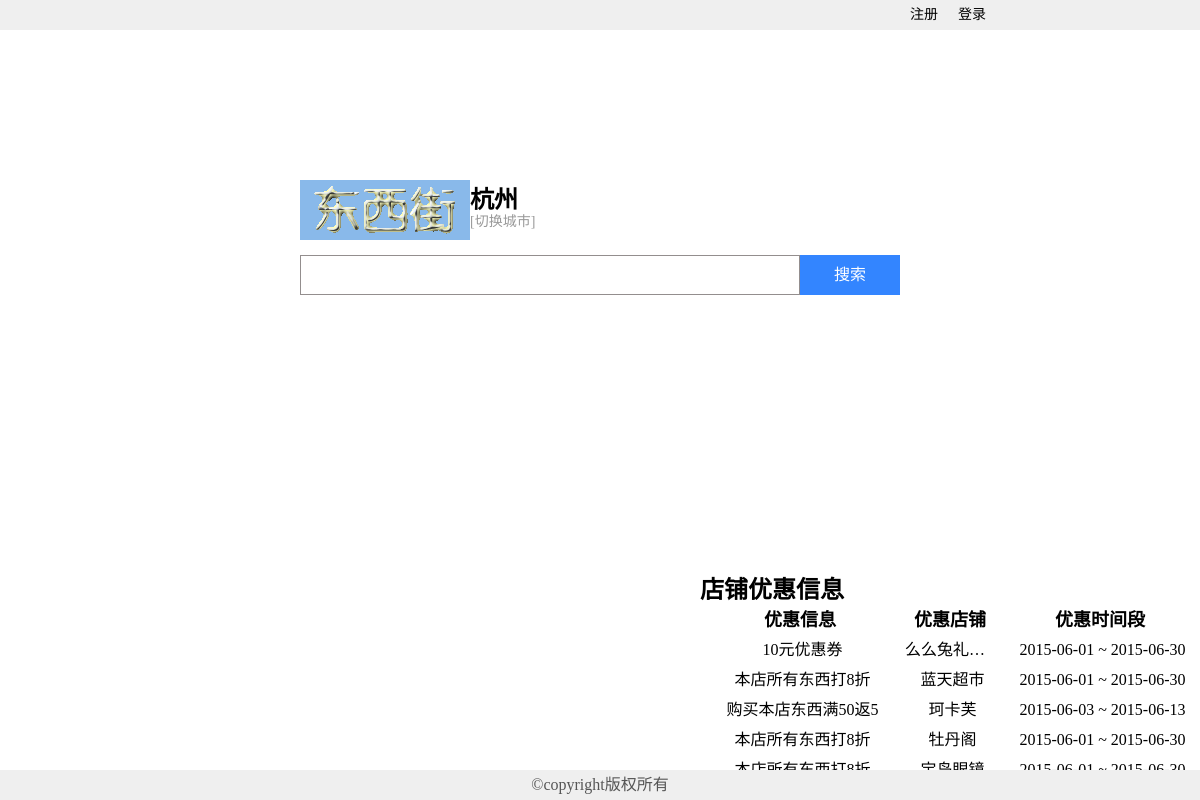
Screenshot of /search.php with the database file from the repository.
### tables this page shows
CREATE TABLE IF NOT EXISTS `preferential` (
  `id` int(11) NOT NULL AUTO_INCREMENT,
  `owner` varchar(50) NOT NULL COMMENT '店主用户',
  `intro` varchar(150) NOT NULL COMMENT '优惠信息',
  `publish_time` datetime NOT NULL COMMENT '发布时间',
  `period_start` date NOT NULL COMMENT '优惠时间段开始时间',
  `period_end` date NOT NULL COMMENT '优惠时间段结束时间',
  `discount` int(11) NOT NULL COMMENT '优惠力度',
  `p_content` text NOT NULL COMMENT '优惠内容',
  `shop_id` varchar(50) NOT NULL COMMENT '认领店铺id',
  `expired` int(1) NOT NULL COMMENT '是否过期，1表示过期，0表示没过期',
  PRIMARY KEY (`id`),
  UNIQUE KEY `id` (`id`)
);

CREATE TABLE IF NOT EXISTS `shop` (
  `shop_dm` varchar(50) NOT NULL DEFAULT '' COMMENT '店铺代码',
  `shop_mc` varchar(50) DEFAULT NULL COMMENT '店铺名称',
  `keywords` varchar(255) DEFAULT NULL COMMENT '店铺搜索关键字',
  `type` varchar(50) DEFAULT NULL COMMENT '类型（指向类型表）',
  `building` varchar(50) DEFAULT NULL COMMENT '所属建筑物（指向建筑物表）',
  `address` varchar(50) DEFAULT NULL COMMENT '地址',
  `doorplate` varchar(50) DEFAULT NULL COMMENT '门牌号（多个连续用~连接451~459，子门牌号用-连接 296-2）',
  `telno` varchar(50) DEFAULT NULL COMMENT '电话号码（多个用逗号分隔）',
  `shop_state` int(1) NOT NULL DEFAULT '0' COMMENT '店铺状态：0正常营业、',
  `enviro_support` char(8) NOT NULL DEFAULT '000' COMMENT '环境支持',
  `sever_support` char(11) NOT NULL DEFAULT '00000' COMMENT '服务支持',
  `chains` varchar(50) DEFAULT NULL COMMENT '连锁店（默认0表示非连锁，否则指向连锁店代码）',
  `intro` varchar(250) DEFAULT NULL COMMENT '简介',
  `photos` varchar(50) DEFAULT NULL COMMENT '照片路径（可多个，逗号分隔,第一个为主）',
  `ico` varchar(50) DEFAULT NULL COMMENT '店铺图标',
  `stime` datetime DEFAULT NULL COMMENT '信息采集时间',
  `author` varchar(50) DEFAULT NULL COMMENT '信息采集人',
  `admin` varchar(50) DEFAULT NULL COMMENT '信息管理员',
  `expired` tinyint(1) NOT NULL COMMENT '是否过期，默认否表示未过期',
  PRIMARY KEY (`shop_dm`),
  KEY `keywords` (`keywords`),
  KEY `shoptype` (`type`)
);

### search.php (the view, shortened to what this page needs)
<!DOCTYPE html>
<html>
<head>
	<link rel="stylesheet" type="text/css" href="css/search.css"/>
</head>
<body>
    <div class="header">
    	<ul>
			<?php
				if($_SESSION['islogin'] == true) {
					$nameuser=$_SESSION['name'];
                    $select_user=mysql_query("select * from user where nicknames='$nameuser'")or die(mysql_error());
                    $user_result=mysql_fetch_assoc($select_user);
                    $u_type=$user_result['u_type'];
                    if ($u_type=='1') {
                        echo "<li class='news'><a href='page/manage-shop.php'>管理店铺</a></li>";
                    }
					echo "<li class='news'><a href='###'>消息</a></li>";
					echo "<li class='pers'><a href='page/changemag.php'>".$_SESSION['name']."</a></li>";
					echo "<li class='drop'><a href='deal/delete-session.php' target='_top'>安全退出</a></li>";
				}
				else {
					echo "<li><a href='page/register.php?q=search'>注册</a></li>";
					echo "<li><a href='page/login.php?q=search'>登录</a></li>";
				}
			?>
    	</ul>
    </div>
    <div class="mid">
		<div class="logo">
			<img src="images/tit.gif"/>
		</div>
		<span class="place" id="place">杭州</span>
		<span class="change-place">[切换城市]</span>
		<div class="search" id="search">
			<input class="ser" type="text" id="ser" title="街道、建筑、商店之间用空格分开"/>
			<div class="ser-ico" id="ser-ico" title="街道、建筑、商店之间用空格分开">搜索</div>
		</div>
	</div>
	<div class="coupon">
		<h2>店铺优惠信息</h2>
		<ul class="th">
			<li class='w250'>优惠信息</li>
			<li class='w100'>优惠店铺</li>
			<li class='w150'>优惠时间段</li>
		</ul>
		<marquee behavior="scroll" direction="up" loop="-1" scrollamount="3" height="140px;" scrolldelay="0" onMouseOut="this.start()" onMouseOver="this.stop()">
		<table class="privilege-list" cellpadding="0" cellspacing="0" border="0">
			<?php
				$select_prefer=mysql_query("select * from preferential where expired='0'")or die(mysql_error());
				$perfer_num=mysql_num_rows($select_prefer);
				for ($i=0; $i < $perfer_num; $i++) {
					$perfer_result=mysql_fetch_assoc($select_prefer);
					$perfer_result_intro=$perfer_result['intro'];
					$perfer_result_content=$perfer_result['p_content'];
					$perfer_result_timestart=$perfer_result['period_start'];
					$perfer_result_timeend=$perfer_result['period_end'];
					$perfer_result_shop=$perfer_result['shop_id'];
					$select_shop=mysql_query("select * from shop where shop_dm='$perfer_result_shop'")or die(mysql_error());
					$shop_result=mysql_fetch_assoc($select_shop);
					$shop_result_name= $shop_result['shop_mc'];
					echo "<tr class='J_detail' _num='$i'>";
						echo "<td class='w250' title=$perfer_result_content>$perfer_result_intro</td>";
						echo "<td class='w100' title=$shop_result_name>$shop_result_name</td>";
						echo "<td class='w150' title='$perfer_result_timestart ~ $perfer_result_timeend'>$perfer_result_timestart ~ $perfer_result_timeend</td>";
					echo "</tr>";
				}
			?>
		</table>
		</marquee>
	</div>
	<div class="footer">&copy;copyright版权所有</div>
</body>
</html>

### css/search.css (style rules this page uses)
* { margin: 0px;padding:0px;text-decoration: none;list-style-type: none; }
.header { height: 30px; width: 100%; background-color: #EFEFEF; font-size: 14px; line-height: 30px; }
.header ul { float: right; margin-right: 20px; width: 280px; }
.header li { width: auto; padding: 0px 10px; float: left; display: inline-block; }
.header li a { color: #000; }
.mid { width: 600px; position: absolute; left: 50%; margin:150px 0px 0px -300px; }
.logo { width: 170px; height: 60px; vertical-align: middle; background-color: #89B9EA; margin-bottom: 15px; position: relative; }
.place { position: absolute; top: 0px; margin-left: 170px; font-size: 24px; cursor: pointer; font-weight: bold; }
.change-place { position: absolute; top: 30px; margin-left: 170px; font-size: 14px; cursor: pointer; color: #999999; }
.search { width: 600px; height: 40px; position: relative; }
.ser { width: 498px; height: 38px; border: 1px solid #938E8E; display: inline-block; line-height: 38px; position: relative; text-indent: 5px; }
.ser-ico { width: 100px; height: 40px; line-height: 40px; text-align: center; display: inline-block; background-color: #3385FF; float: right; cursor: pointer; color: #fff; }
.coupon { width: 500px; height: 200px; bottom: 30px; position: absolute; right: 0px; overflow: hidden; }
.footer { height: 30px; text-align: center; position: absolute; bottom: 0px; color: #555; line-height: 30px; background-color: #EFEFEF; width: 100%; }
.privilege-list tr { height: 30px; line-height: 30px; }
.privilege-list td,.privilege-list th { height: 30px; overflow:hidden; white-space:nowrap; text-overflow: ellipsis; display: inline-block; float: left; text-indent: 5px; text-align: center; }
.w250 { width: 200px; }
.w100 { width: 100px; }
.w150 { width: 200px; }
.th { height: 30px; line-height: 30px; font-size: 18px; font-weight: bold; }
.th li { height: 30px; display: inline-block; float: left; text-align: center; }

### rows the page displays
preferential: intro "10元优惠券", shop.shop_mc "么么兔礼品店", period_start "2015-06-01", period_end "2015-06-30"
preferential: intro "本店所有东西打8折", shop.shop_mc "蓝天超市", period_start "2015-06-01", period_end "2015-06-30"
preferential: intro "购买本店东西满50返5", shop.shop_mc "珂卡芙", period_start "2015-06-03", period_end "2015-06-13"
preferential: intro "本店所有东西打8折", shop.shop_mc "牡丹阁", period_start "2015-06-01", period_end "2015-06-30"
